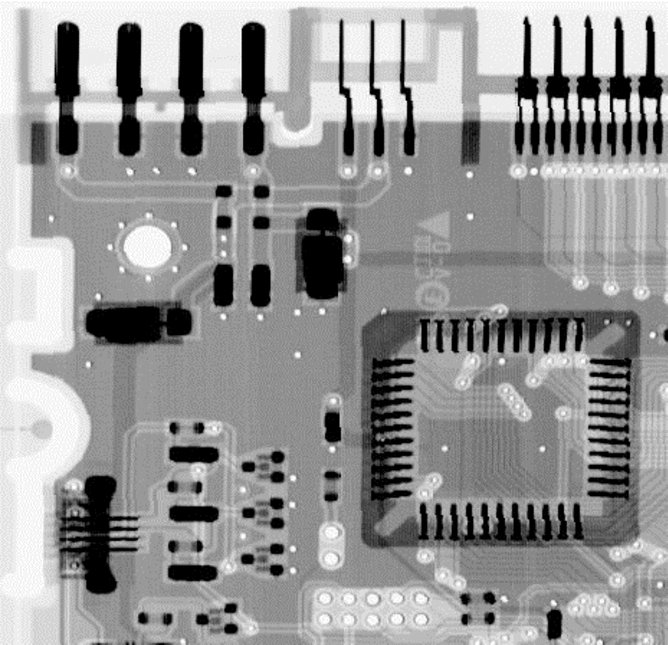
%> input picture DigitalPicture/week6/image.png, 1335 x 1289 px (shown at 1/2 size)
$ octave week6.m   (GNU Octave 9; MATLAB toolbox functions it lacks are replaced by stand-ins)
%> lines starting %> are read from the running program, lines starting %| are printed output that depends on the picture
### DigitalPicture/week6/PSNR.m
function PSNR = PSNR(pic1, pic2)
k = 8;  % k为位深
fmax = 2.^k - 1;
a = fmax.^2;
MSE =(double(im2uint8(pic1)) -double( im2uint8(pic2))).^2;
b = mean(mean(MSE));
PSNR = 10*log10(a/b);

### DigitalPicture/week6/week6.m
close all; clear; clc;
[image,map,alpha]=imread('image.png');
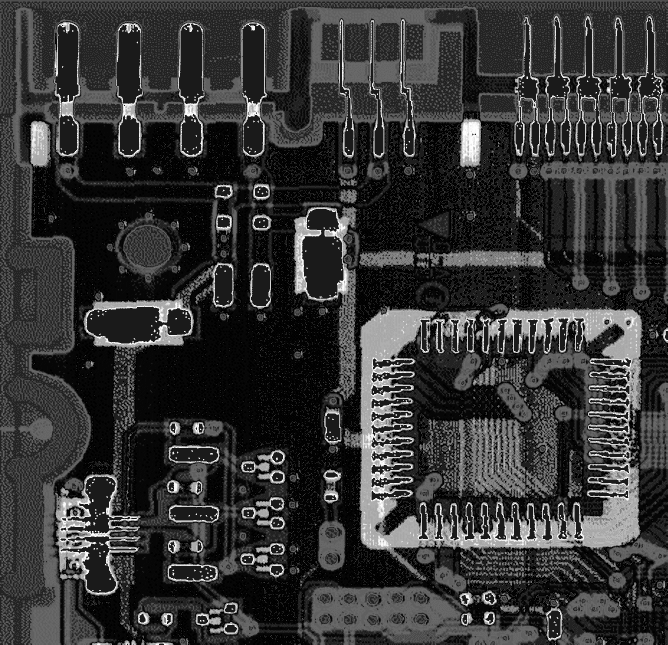
%> image: size 1289x1335 uint8 (shown at 1/2 size); min 0, max 29, mean 6.1; drawn with min black and max white
%> map = 256 rows, first 12: [0.549 0.549 0.549; 0.612 0.612 0.612; 0.58 0.58 0.58; 0 0 0; 0.937 0.937 0.937; 0.678 0.678 0.678; 0.518 0.518 0.518; 0.647 0.647 0.647; 0.969 0.969 0.969; 1 1 1; 0.741 0.741 0.741; 0.871 0.871 0.871]; alpha = []
pic=ind2rgb(image,map);  % pic是double类型的图像，经验证知R=G=B，故转换为单通道灰度图
pic2=rgb2gray(pic); %  以下皆用pic2来操作
psnr=zeros(3,3);
[h,w]=size(pic2);
%> h = 1289; w = 1335
H1=2;W1=3;
H2=3;W2=3;
%% 加入噪声

% 高斯噪声
% 试着改变均值和方差
Gauss=0+0.1*randn(h,w);  % 标准差是0.1
noise_gau=pic2+Gauss;  % 注意到imshow自身会将[0,1]以外的值截断
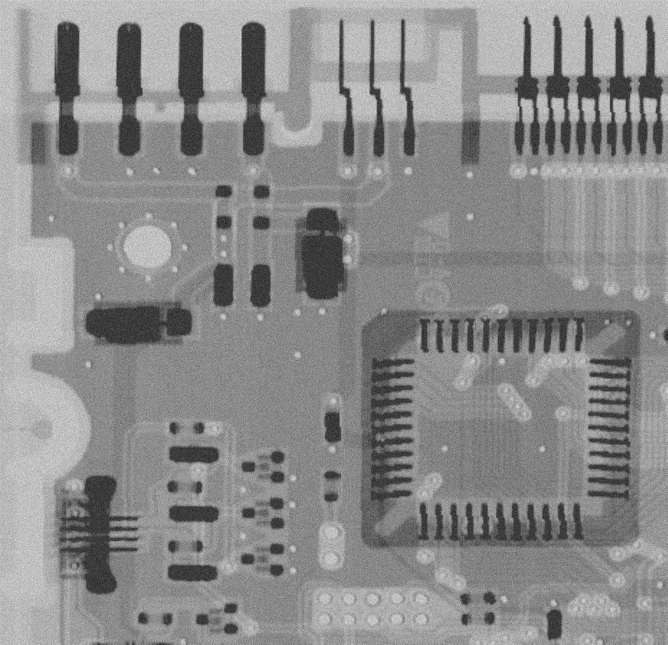
%> noise_gau: size 1289x1335 double (shown at 1/2 size); min -0.431, max 1.43, mean 0.588; drawn with min black and max white
figure;
subplot(H1,W1,1);imshow(pic2);title('Original');
subplot(H1,W1,2);imshow(noise_gau);title('noise-Gaussian-randn');
noise_gau2=imnoise(pic2,'gaussian',0,0.01);  % 均值和方差
subplot(H1,W1,3);imshow(noise_gau2);title('noise-Gaussian-0-0.01');
subplot(H1,W1,4);imshow(imnoise(pic2,'gaussian',0,0.3));title('noise-Gaussian-0-0.3');
subplot(H1,W1,5);imshow(imnoise(pic2,'gaussian',0.3,0.01));title('noise-Gaussian-0.3-0.01');
%> after `imshow(imnoise(pic2,'gaussian',0.3,0.01))`:
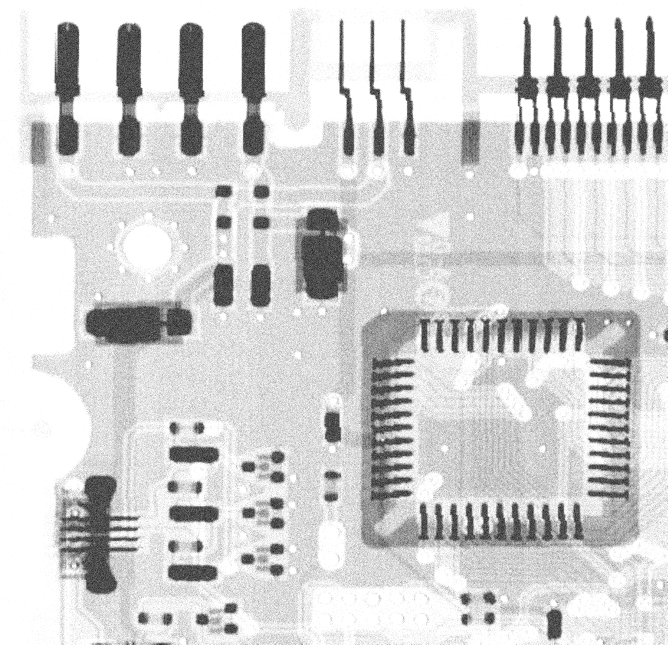
%> displayed picture: size 1289x1335, on the screen's scale of 0 to 255 (shown at 1/2 size); min 0, max 255, mean 211.5
subplot(H1,W1,6);imshow(imnoise(pic2,'gaussian',-0.3,0.01));title('noise-Gaussian--0.3-0.01');
%> after `imshow(imnoise(pic2,'gaussian',-0.3,0.01))`:
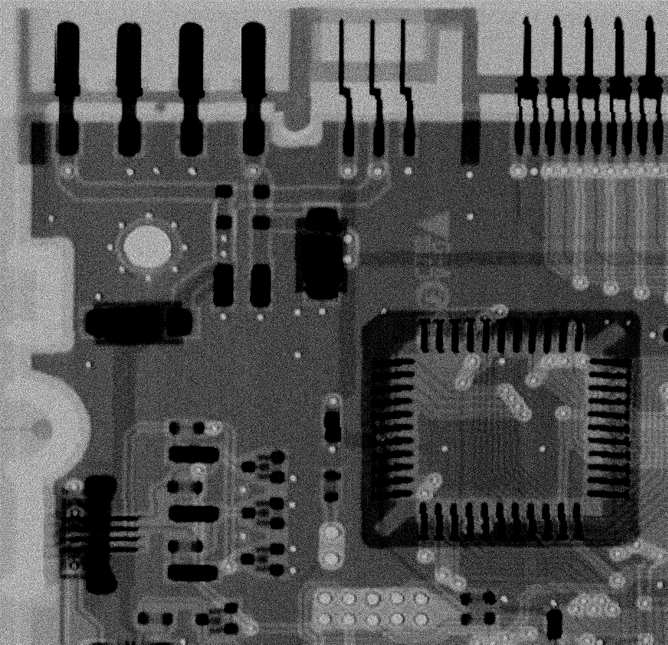
%> displayed picture: size 1289x1335, on the screen's scale of 0 to 255 (shown at 1/2 size); min 0, max 255, mean 81.9

% 椒盐噪声
% 试着改变密度
noise_sp=imnoise(pic2,'salt & pepper',0.1);  % 密度
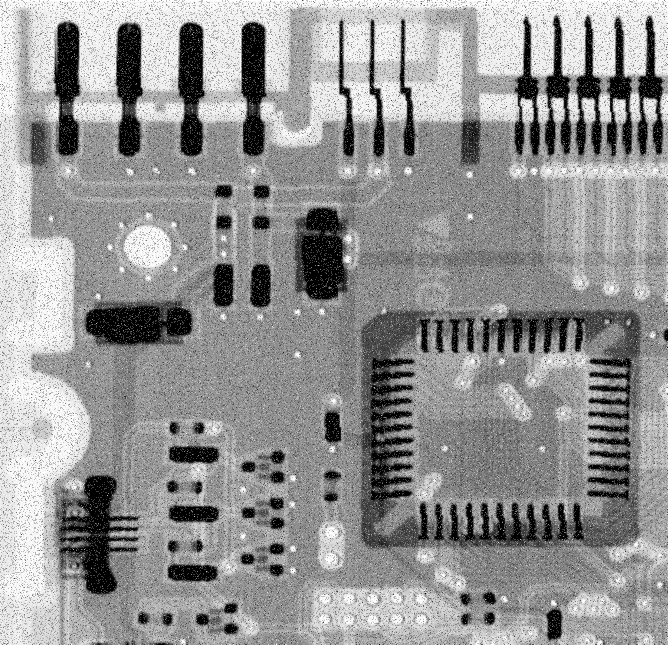
%> noise_sp: size 1289x1335 double (shown at 1/2 size); min 0, max 1, mean 0.579
figure;
subplot(2,2,1);imshow(pic2);title('Original');
subplot(2,2,2);imshow(noise_sp);title('noise-sp-0.1');
subplot(2,2,3);imshow(imnoise(pic2,'salt & pepper',0.4));title('noise-sp-0.4');
subplot(2,2,4);imshow(imnoise(pic2,'salt & pepper',0.7));title('noise-sp-0.7');
%> after `imshow(imnoise(pic2,'salt & pepper',0.7))`:
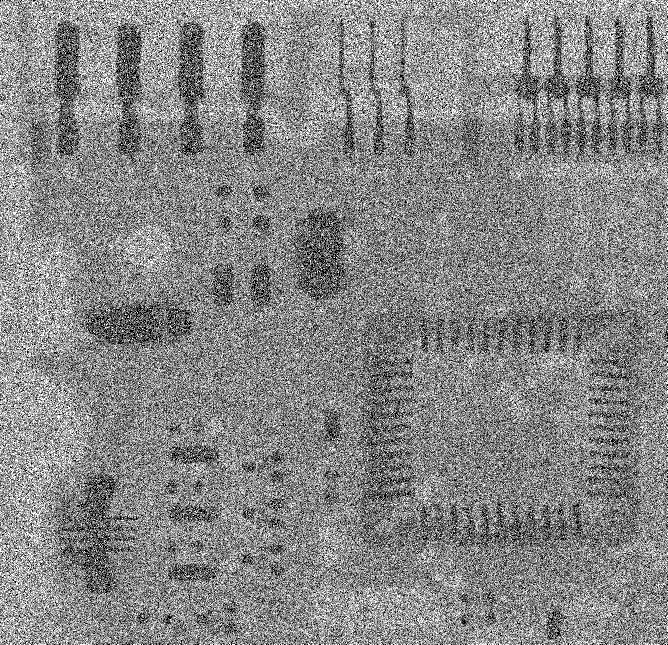
%> displayed picture: size 1289x1335, on the screen's scale of 0 to 255 (shown at 1/2 size); min 0, max 255, mean 134.3

% 均匀噪声
noise_aver=imnoise(pic2,'speckle',0.05);  % 均匀分布的方差
figure;
subplot(1,2,1);imshow(pic2);title('Original');
subplot(1,2,2);imshow(noise_aver);title('noise-speckle');

figure;  % 直方图分析
subplot(2,2,1);imhist(pic2);title('Original');
subplot(2,2,2);imhist(noise_gau2);title('noise-Gaussian');
subplot(2,2,3);imhist(noise_sp);title('noise-sp');
subplot(2,2,4);imhist(noise_aver);title('noise-aver');

%% 滤波去噪（空域增强）

% 均值滤波
figure;
subplot(H2,W2,1);imshow(filter2(fspecial('average',5),noise_gau));title('Gau+Aver');
psnr(1,1)=PSNR(pic2,filter2(fspecial('average',5),noise_gau));
%> in PSNR, `MSE =(double(im2uint8(pic1)) -double( im2uint8(pic2))).^2;`:
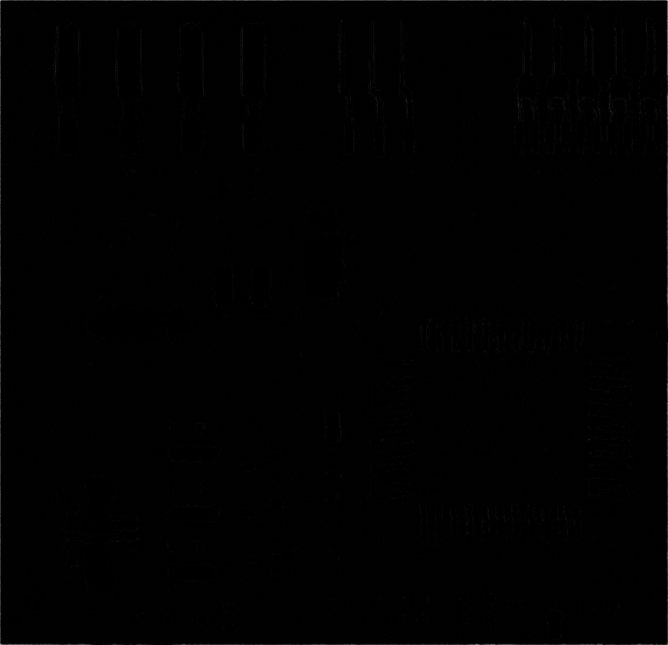
%> MSE: size 1289x1335 double (shown at 1/2 size); min 0, max 27556, mean 118.6; drawn with min black and max white
%> in PSNR, `b = mean(mean(MSE));`: b = 118.6
%> in PSNR, `PSNR = 10*log10(a/b);`: PSNR = 27.39
subplot(H2,W2,2);imshow(filter2(fspecial('average',5),noise_sp));title('sp+Aver');
psnr(1,2)=PSNR(pic2,filter2(fspecial('average',5),noise_sp));
subplot(H2,W2,3);imshow(filter2(fspecial('average',5),noise_aver));title('Aver+Aver');
psnr(1,3)=PSNR(pic2,filter2(fspecial('average',5),noise_aver));

% 中值滤波
subplot(H2,W2,4);imshow(medfilt2(noise_gau,[5 5]));title('Gau+medi');
psnr(2,1)=PSNR(pic2,medfilt2(noise_gau,[5 5]));
subplot(H2,W2,5);imshow(medfilt2(noise_sp,[5 5]));title('sp+medi');
psnr(2,2)=PSNR(pic2,medfilt2(noise_sp,[5 5]));
subplot(H2,W2,6);imshow(medfilt2(noise_aver,[5 5]));title('Aver+medi');
psnr(2,3)=PSNR(pic2,medfilt2(noise_aver,[5 5]));

% 高斯滤波
subplot(H2,W2,7);imshow(filter2(fspecial('gaussian',5,3),noise_gau));title('Gau+Gau');  % 后一个参数是方差（模糊程度）
psnr(3,1)=PSNR(pic2,filter2(fspecial('gaussian',5,3),noise_gau));
subplot(H2,W2,8);imshow(filter2(fspecial('gaussian',5,3),noise_sp));title('sp+Gau');
psnr(3,2)=PSNR(pic2,filter2(fspecial('gaussian',5,3),noise_sp));
subplot(H2,W2,9);imshow(filter2(fspecial('gaussian',5,3),noise_aver));title('Aver+Gau');
psnr(3,3)=PSNR(pic2,filter2(fspecial('gaussian',5,3),noise_aver));

%% 锐化增强（高频提升）

% Robert算子
Rob=pic2;
%> (the run ends here)
